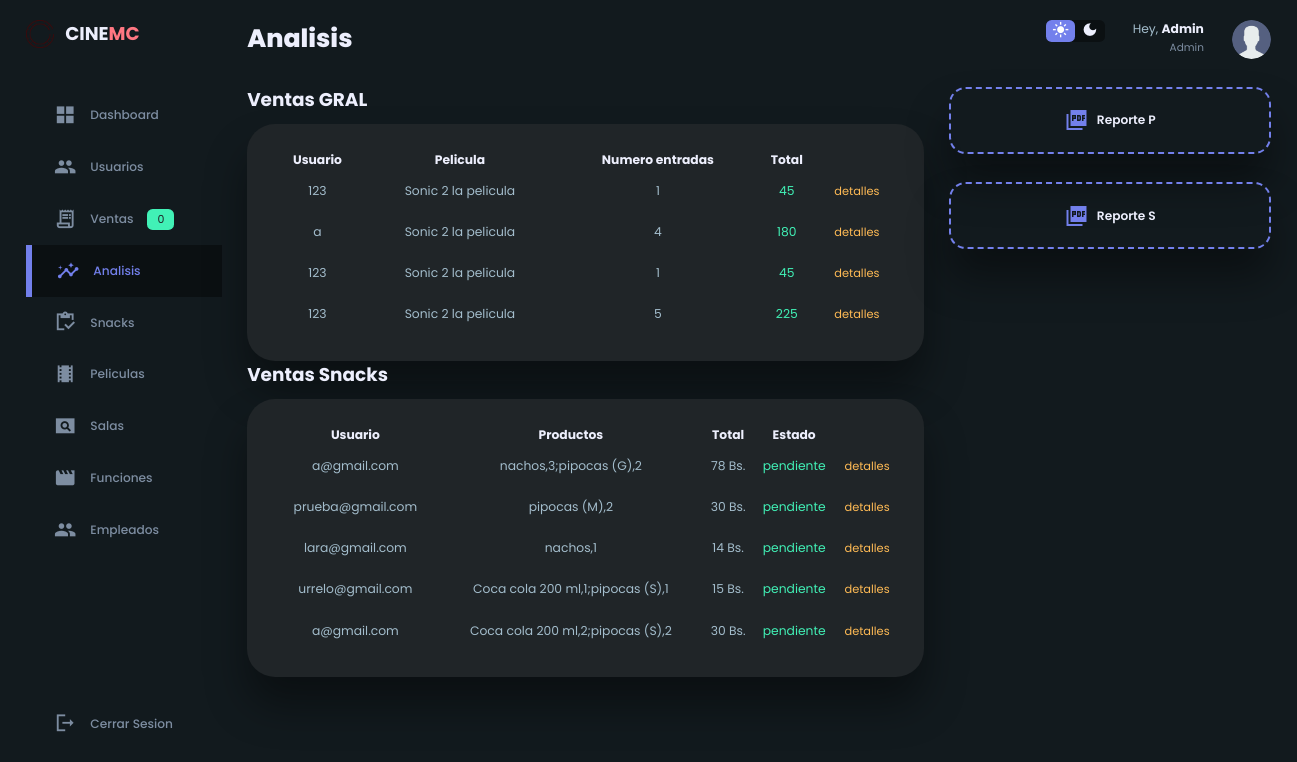
The app's page /analisis.php with its own data.
### tables this page shows
CREATE TABLE `factura_cine` (
  `id_factura` int(11) NOT NULL,
  `id_c_asientos` int(11) NOT NULL,
  `id_usuario` int(10) NOT NULL,
  `cantidad` int(50) NOT NULL,
  `total` int(50) NOT NULL,
  `fecha` date NOT NULL
);

CREATE TABLE `usuario` (
  `id_usuario` int(10) NOT NULL,
  `nit` varchar(50) NOT NULL,
  `apellido` varchar(50) NOT NULL,
  `correo` varchar(50) NOT NULL,
  `password` varchar(50) NOT NULL,
  `tarjeta` int(50) DEFAULT NULL,
  `rol` varchar(50) NOT NULL
);

CREATE TABLE `pelicula` (
  `id_pelicula` int(10) NOT NULL,
  `nombre` varchar(50) NOT NULL,
  `imagen` varchar(1000) NOT NULL,
  `duracion` varchar(50) NOT NULL,
  `sinopsis` varchar(200) NOT NULL
);

CREATE TABLE `venta_snack` (
  `id` int(11) NOT NULL,
  `num_tarjeta` varchar(100) DEFAULT NULL,
  `correo` varchar(100) DEFAULT NULL,
  `total` int(11) DEFAULT NULL,
  `detalle` varchar(500) DEFAULT NULL,
  `estado` varchar(20) NOT NULL
);

### analisis.php (the view, shortened to what this page needs)
<?php
   $objeto = new DB();
   $conexion = $objeto->connect();
   $consulta= "SELECT * FROM factura_cine f INNER JOIN cartelera_asientos c ON f.id_c_asientos = c.id_cartelera_asientos INNER JOIN
   cartelera ca ON c.id_cartelera = ca.id_cartelera INNER JOIN pelicula p ON ca.id_pelicula = p.id_pelicula INNER JOIN usuario u ON
   f.id_usuario = u.id_usuario INNER JOIN sala sa ON sa.id_sala = ca.id_sala ORDER BY f.id_factura DESC LIMIT 5";
   $resultado = $conexion->prepare($consulta);
   $resultado->execute();
   $lventas=$resultado->fetchAll(PDO::FETCH_ASSOC);
   $objeto = new DB();
   $conexion = $objeto->connect();
   $consulta= "SELECT * FROM venta_snack ORDER BY id DESC LIMIT 5";
   $ventash = $conexion->prepare($consulta);
   $ventash->execute();
   $snacks=$ventash->fetchAll(PDO::FETCH_ASSOC);
   $objeto = new DB();
$conexion = $objeto->connect();
$consulta= "SELECT COUNT(id_venta) AS tot FROM venta_cine WHERE fecha = CURRENT_DATE()";
$ventash = $conexion->prepare($consulta);
$ventash->execute();
$hoy=$ventash->fetchAll(PDO::FETCH_ASSOC);
?>
<!DOCTYPE html>
<html lang="en">
<head>
    <link rel="stylesheet" href="https://unicons.iconscout.com/release/v4.0.0/css/line.css">
    <link rel="stylesheet" href="./style.css">
</head>
<body class="dark-theme-variables">
    <div class="container">
        <aside>
            <div class="top">
                <div class="logo">
                    <img src="./images/cine.png" alt="">
                    <h2>CINE<span class="danger">MC</span></h2>
                </div>
            </div>
            <div class="sidebar">
                <a href="./index.php">
                    <span class="material-icons-sharp">grid_view</span>
                    <h3>Dashboard</h3>
                </a>
                <a href="./users.php">
                    <span class="material-icons-sharp">group</span>
                    <h3>Usuarios</h3>
                </a>
                <a href="./ventas.php">
                    <span class="material-icons-sharp">receipt_long</span>
                    <h3>Ventas</h3>
                    <?php foreach($hoy as $h){ ?>
                    <span class="message-count"><?php echo $h['tot']; ?></span>
                    <?php } ?>
                </a>
                <a href="./analisis.php" class="active">
                    <span class="material-icons-sharp">insights</span>
                    <h3>Analisis</h3>
                </a>
                <a href="./prod.php">
                    <span class="material-icons-sharp">inventory</span>
                    <h3>Snacks</h3>
                </a>
                <a href="./peli.php">
                    <span class="material-icons-sharp">theaters</span>
                    <h3>Peliculas</h3>
                </a>
                <a href="./salas.php">
                    <span class="material-icons-sharp">pageview</span>
                    <h3>Salas</h3>
                </a>
                <a href="./funciones.php">
                    <span class="material-icons-sharp">movie</span>
                    <h3>Funciones</h3>
                </a>
                <a href="./emp.php">
                    <span class="material-icons-sharp">group</span>
                    <h3>Empleados</h3>
                </a>
                <a href="../index.php">
                    <span class="material-icons-sharp">logout</span>
                    <h3>Cerrar Sesion</h3>
                </a>
            </div>
        </aside>
        <main>
            <h1>Analisis</h1>
            <div class="recent-orders">
                <h2>Ventas GRAL</h2>
                <table>
                    <thead>
                        <tr>
                            <th>Usuario</th>
                            <th>Pelicula</th>
                            <th>Numero entradas</th>
                            <th>Total</th>
                            <th></th>
                        </tr>
                    </thead>
                    <tbody>
                        <?php foreach($lventas as $l){ ?>
                        <tr>
                            <td><?php echo $l['nit'];?></td>
                            <td><?php echo $l['nombre'];?></td>
                            <td><?php echo $l['cantidad'];?></td>
                            <td class="success"><?php echo $l['total'];?></td>
                            <td class="warning">
                                <span class="services__button">detalles</span>
                            </td>
                        </tr>
                        <?php }?>
                    </tbody>
                </table>
                <h2>Ventas Snacks</h2>
                <table>
                    <thead>
                        <tr>
                            <th>Usuario</th>
                            <th>Productos</th>
                            <th>Total</th>
                            <th>Estado</th>
                            <th></th>
                        </tr>
                    </thead>
                    <tbody>
                        <?php foreach($snacks as $l){ ?>
                        <tr>
                            <td><?php echo $l['correo'];?></td>
                            <td><?php echo $l['detalle'];?></td>
                            <td><?php echo $l['total'];?> Bs.</td>
                            <td class="success"><?php echo $l['estado'];?></td>
                            <td class="warning">
                                <span class="services__button">detalles</span>
                            </td>
                        </tr>
                        <?php }?>
                    </tbody>
                </table>
            </div>
        </main>
        <div class="right">
            <div class="top">
                <div class="theme-toggler">
                    <span class="material-icons-sharp active">light_mode</span>
                    <span class="material-icons-sharp">dark_mode</span>
                </div>
                <div class="profile">
                    <div class="info">
                        <p>Hey, <b>Admin</b></p>
                        <small class="text-muted">Admin</small>
                    </div>
                    <div class="profile-photo">
                        <img src="./images/user.png">
                    </div>
                </div>
            </div>
            <div class="sales-analytics">
            <div class="item add-product">
                    <div>
                        <span class="material-icons-sharp">picture_as_pdf</span>
                        <a href="./reportvs.php"><h3>Reporte P</h3></a>
                </div>
            </div>
            </div>
            <div class="sales-analytics">
            <div class="item add-product">
                    <div>
                        <span class="material-icons-sharp">picture_as_pdf</span>
                        <a href="./reports.php"><h3>Reporte S</h3></a>
                </div>
            </div>
            </div>
        </div>
    </div>
</body>
</html>

### records on screen
factura_cine: id_usuario.nit "123", pelicula.nombre "Sonic 2 la pelicula", cantidad "1", total "45"
factura_cine: id_usuario.nit "a", pelicula.nombre "Sonic 2 la pelicula", cantidad "4", total "180"
factura_cine: id_usuario.nit "123", pelicula.nombre "Sonic 2 la pelicula", cantidad "1", total "45"
factura_cine: id_usuario.nit "123", pelicula.nombre "Sonic 2 la pelicula", cantidad "5", total "225"
venta_snack: correo "a@gmail.com", detalle "nachos,3;pipocas (G),2", total "78", estado "pendiente"
venta_snack: correo "prueba@gmail.com", detalle "pipocas (M),2", total "30", estado "pendiente"
venta_snack: correo "lara@gmail.com", detalle "nachos,1", total "14", estado "pendiente"
venta_snack: correo "urrelo@gmail.com", detalle "Coca cola 200 ml,1;pipocas (S),1", total "15", estado "pendiente"
venta_snack: correo "a@gmail.com", detalle "Coca cola 200 ml,2;pipocas (S),2", total "30", estado "pendiente"

### other values on screen
$h['tot'] "0"
